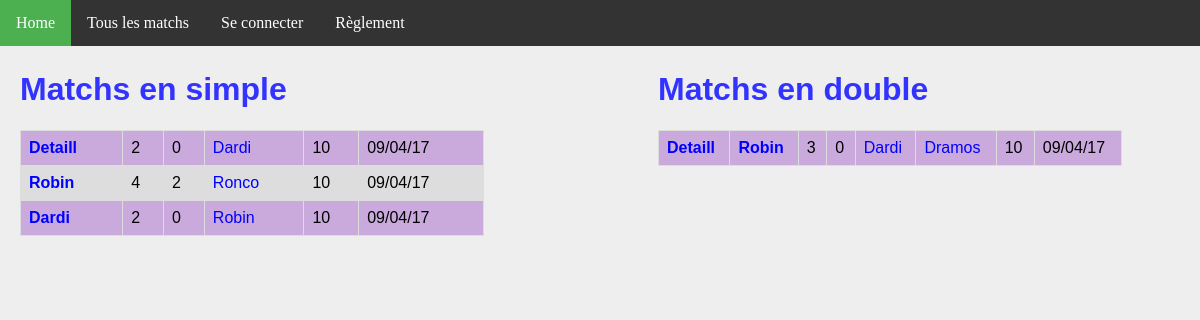
The app's page /matchs/, older data.
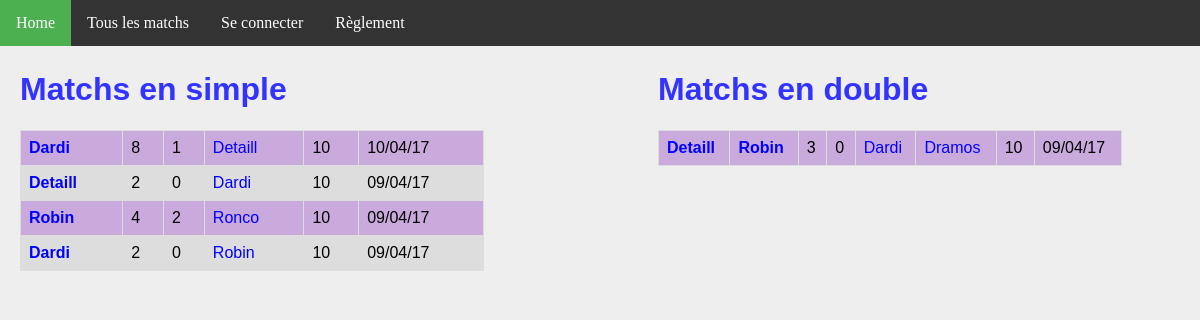
The same page, newer data.
### ranking/models.py (models this page shows, shortened)
class MatchSimple(models.Model):
    domicile = models.ForeignKey('Joueur', related_name = 'dom')
    exterieur = models.ForeignKey('Joueur', related_name = 'exte')
    date = models.DateTimeField(auto_now_add=True)
    buts_domicile = models.IntegerField(default=0)
    buts_exterieur = models.IntegerField(default=0)
    points = models.IntegerField(default=0)
    @property
    def winner(self):
        if self.buts_domicile > self.buts_exterieur:
            return 1.
        elif self.buts_domicile < self.buts_exterieur:
            return 0.
        else:
            return 0.5

class Joueur(models.Model):
    user = models.OneToOneField(User, on_delete=models.CASCADE)
    pseudo = models.CharField(max_length = 50, default="Pax lambda")
    simple_score = models.IntegerField(default=500)
    simple_rang = models.IntegerField(default=0)
    simple_victoires = models.IntegerField(default=0)
    simple_nuls = models.IntegerField(default=0)
    simple_defaites = models.IntegerField(default=0)
    simple_buts_pour = models.IntegerField(default=0)
    simple_buts_contre = models.IntegerField(default=0)
    double_score = models.IntegerField(default=500)
    double_rang = models.IntegerField(default=0)
    double_victoires = models.IntegerField(default=0)
    double_nuls = models.IntegerField(default=0)
    double_defaites = models.IntegerField(default=0)
    double_buts_pour = models.IntegerField(default=0)
    double_buts_contre = models.IntegerField(default=0)

class MatchDouble(models.Model):
    domicile_1 = models.ForeignKey('Joueur', related_name = 'dom1')
    domicile_2 = models.ForeignKey('Joueur', related_name = 'dom2')
    exterieur_1 = models.ForeignKey('Joueur', related_name = 'exte1')
    exterieur_2 = models.ForeignKey('Joueur', related_name = 'exte2')
    date = models.DateTimeField(auto_now_add=True)
    buts_domicile = models.IntegerField(default=0)
    buts_exterieur = models.IntegerField(default=0)
    points = models.IntegerField(default=0)
    @property
    def winner(self):
        if self.buts_domicile > self.buts_exterieur:
            return 1.
        elif self.buts_domicile < self.buts_exterieur:
            return 0.
        else:
            return 0.5

### ranking/views.py (the view)
# urls.py: url(r'^matchs/$', views.all_matchs, name='matchs'),
def all_matchs(request):
    context = {
        'simple_matchs': MatchSimple.objects.order_by('-date').all(),
        'double_matchs': MatchDouble.objects.order_by('-date').all(),
    }
    return render(request, 'all_matchs.html', context)

### ranking/templates/all_matchs.html
{% extends 'base.html' %}
{% block body %}
<div id="column1" style="float:left; margin:0; width:40%;">
    <h1>Matchs en simple</h1>
    <table>
        {% for m in simple_matchs %}
        <tr>
            <td {% if m.winner == 1 %} style='font-weight:bold'{% endif %} >
                <a href="{% url 'joueur' m.domicile.id %}">{{m.domicile.pseudo}}</a>
            </td>
            <td>{{m.buts_domicile}}</td>
            <td>{{m.buts_exterieur}}</td>
            <td {% if m.winner == 0 %} style='font-weight:bold'{% endif %} >
                <a href="{% url 'joueur' m.exterieur.id %}">{{m.exterieur.pseudo}}</a>
            </td>
            <td>{{m.points}}</td>
            <td>{{m.date | date:'d/m/y'}}</td>
        </tr>
        {% endfor %}
    </table>
</div>
<div id="column2" style="float:left; margin-left:15%;width:40%;">
<h1>Matchs en double</h1>
<table>
    {% for m in double_matchs %}
    <tr>
        <td {% if m.winner == 1 %} style='font-weight:bold'{% endif %} >
            <a class="joueur" href="{% url 'joueur' m.domicile_1.id %}">{{m.domicile_1.pseudo}}</a>
        </td>
        <td {% if m.winner == 1 %} style='font-weight:bold'{% endif %} >
            <a class="joueur" href="{% url 'joueur' m.domicile_2.id %}">{{m.domicile_2.pseudo}}</a>
        </td>
        <td>{{m.buts_domicile}}</td>
        <td>{{m.buts_exterieur}}</td>
        <td {% if m.winner == 0 %} style='font-weight:bold'{% endif %} >
            <a class='joueur' href="{% url 'joueur' m.exterieur_1.id %}">{{m.exterieur_1.pseudo}}</a>
        </td>
        <td {% if m.winner == 0 %} style='font-weight:bold'{% endif %} >
            <a class='joueur' href="{% url 'joueur' m.exterieur_2.id %}">{{m.exterieur_2.pseudo}}</a>
        </td>
        <td>{{m.points}}</td>
        <td>{{m.date | date:'d/m/y'}}</td>
    </tr>
    {% endfor %}
</table>
</div>
{% endblock %}

Row changes from the older to the newer data that the page shows:
added MatchSimple: domicile.pseudo "Dardi", buts_domicile "8", buts_exterieur "1", exterieur.pseudo "Detaill", points "10", date "10/04/17"
